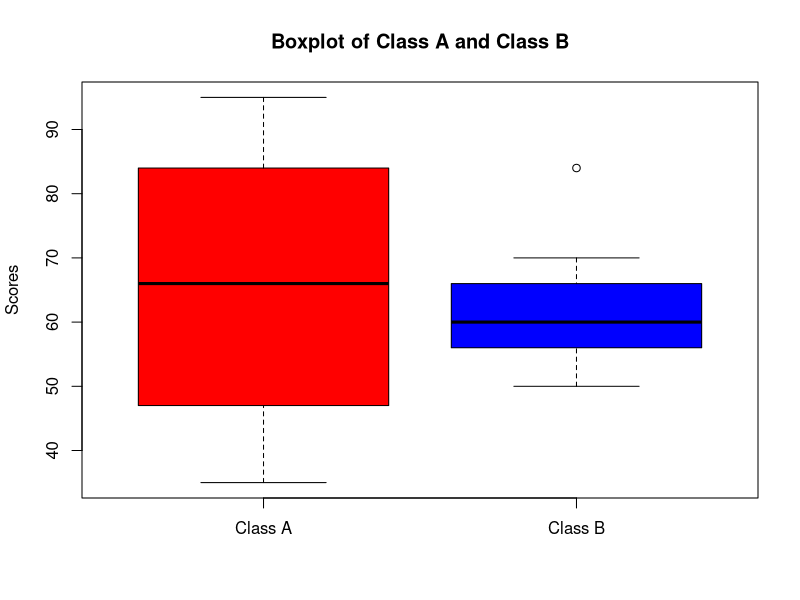

R code for this plot:
# Data
class_A <- c(76, 35, 47, 64, 95, 66, 89, 36, 84)
class_B <- c(51, 56, 84, 60, 59, 70, 63, 66, 50)

# (i) Mean, Median, and Range
mean_A <- mean(class_A)
median_A <- median(class_A)
range_A <- max(class_A) - min(class_A)

mean_B <- mean(class_B)
median_B <- median(class_B)
range_B <- max(class_B) - min(class_B)

# Compare means
mean_comparison <- ifelse(mean_A > mean_B, "Class A", ifelse(mean_A < mean_B, "Class B", "Both classes"))

# Compare medians
median_comparison <- ifelse(median_A > median_B, "Class A", ifelse(median_A < median_B, "Class B", "Both classes"))

# Compare ranges
range_comparison <- ifelse(range_A > range_B, "Class A", ifelse(range_A < range_B, "Class B", "Both classes"))

print("Mean Comparison:")
print(paste("Class A Mean:", mean_A))
print(paste("Class B Mean:", mean_B))
print(paste("Class with Higher Mean:", mean_comparison))

print("Median Comparison:")
print(paste("Class A Median:", median_A))
print(paste("Class B Median:", median_B))
print(paste("Class with Higher Median:", median_comparison))

print("Range Comparison:")
print(paste("Class A Range:", range_A))
print(paste("Class B Range:", range_B))
print(paste("Class with Larger Range:", range_comparison))

# (ii) Boxplot
boxplot(class_A, class_B, names = c("Class A", "Class B"), 
        main = "Boxplot of Class A and Class B",
        ylab = "Scores", col = c("red", "blue"))
